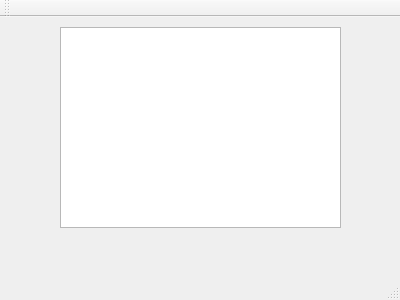
<?xml version="1.0" encoding="UTF-8"?>
<ui version="4.0">
 <class>MainWindow</class>
 <widget class="QMainWindow" name="MainWindow">
  <property name="geometry">
   <rect>
    <x>0</x>
    <y>0</y>
    <width>400</width>
    <height>300</height>
   </rect>
  </property>
  <property name="windowTitle">
   <string>MainWindow</string>
  </property>
  <widget class="QWidget" name="centralWidget">
   <widget class="QTableView" name="tableView">
    <property name="geometry">
     <rect>
      <x>60</x>
      <y>10</y>
      <width>281</width>
      <height>201</height>
     </rect>
    </property>
   </widget>
  </widget>
  <widget class="QMenuBar" name="menuBar">
   <property name="geometry">
    <rect>
     <x>0</x>
     <y>0</y>
     <width>400</width>
     <height>21</height>
    </rect>
   </property>
  </widget>
  <widget class="QToolBar" name="mainToolBar">
   <attribute name="toolBarArea">
    <enum>TopToolBarArea</enum>
   </attribute>
   <attribute name="toolBarBreak">
    <bool>false</bool>
   </attribute>
  </widget>
  <widget class="QStatusBar" name="statusBar"/>
 </widget>
 <layoutdefault spacing="6" margin="11"/>
 <resources/>
 <connections/>
</ui>
